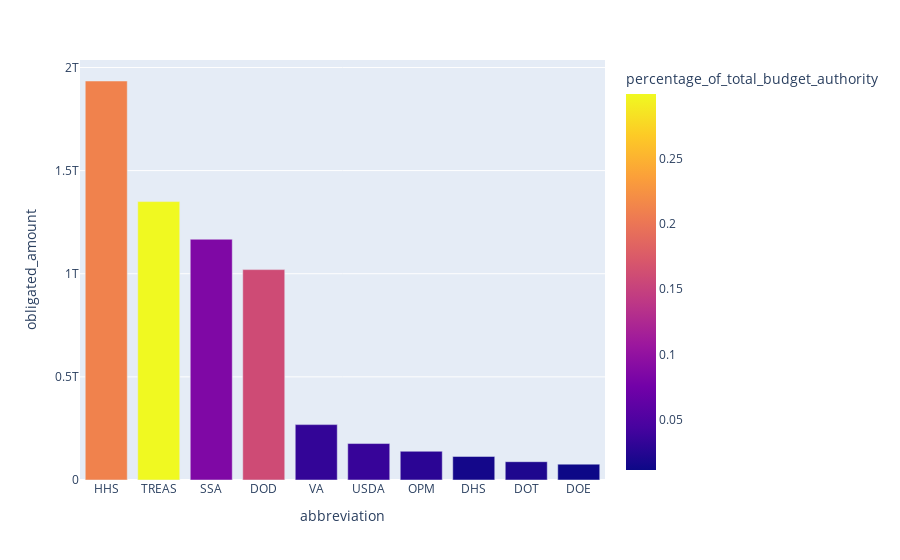

Source (notebook cell):
### Code cell
fig2 = px.bar(highObli,x='abbreviation',y='obligated_amount',
              color='percentage_of_total_budget_authority',
              hover_data=['agency_id','agency_name','toptier_code'],
              )
fig2.show()

### Figure 1 — Plotly figure (JSON) as saved in the notebook; plotly's stock layout.template omitted (floating-point values rounded to 4 significant figures)
{"data": [{"customdata": [[806, "Department of Health and Human Services", 75], [456, "Department of the Treasury", 20], [539, "Social Security Administration", 28], [1173, "Department of Defense", 97], [561, "Department of Veterans Affairs", 36], [95, "Department of Agriculture", 12], [503, "Office of Personnel Management", 24], [766, "Department of Homeland Security", 70], [731, "Department of Transportation", 69], [930, "Department of Energy", 89]], "hovertemplate": "abbreviation=%{x}<br>obligated_amount=%{y}<br>agency_id=%{customdata[0]}<br>agency_name=%{customdata[1]}<br>toptier_code=%{customdata[2]}<br>percentage_of_total_budget_authority=%{marker.color}<extra></extra>", "legendgroup": "", "marker": {"color": [0.211, 0.2996, 0.08543, 0.1594, 0.0326, 0.03476, 0.02836, 0.01517, 0.02073, 0.01137], "coloraxis": "coloraxis", "pattern": {"shape": ""}}, "name": "", "orientation": "v", "showlegend": false, "textposition": "auto", "type": "bar", "x": ["HHS", "TREAS", "SSA", "DOD", "VA", "USDA", "OPM", "DHS", "DOT", "DOE"], "xaxis": "x", "y": [1934000000000.0, 1350000000000.0, 1167000000000.0, 1020000000000.0, 268500000000.0, 176700000000.0, 139300000000.0, 114300000000.0, 88740000000.0, 76880000000.0], "yaxis": "y"}], "layout": {"barmode": "relative", "coloraxis": {"colorbar": {"title": {"text": "percentage_of_total_budget_authority"}}, "colorscale": [[0, "#0d0887"], [0.1111, "#46039f"], [0.2222, "#7201a8"], [0.3333, "#9c179e"], [0.4444, "#bd3786"], [0.5556, "#d8576b"], [0.6667, "#ed7953"], [0.7778, "#fb9f3a"], [0.8889, "#fdca26"], [1, "#f0f921"]]}, "legend": {"tracegroupgap": 0}, "margin": {"t": 60}, "xaxis": {"anchor": "y", "domain": [0, 1], "title": {"text": "abbreviation"}}, "yaxis": {"anchor": "x", "domain": [0, 1], "title": {"text": "obligated_amount"}}}}
